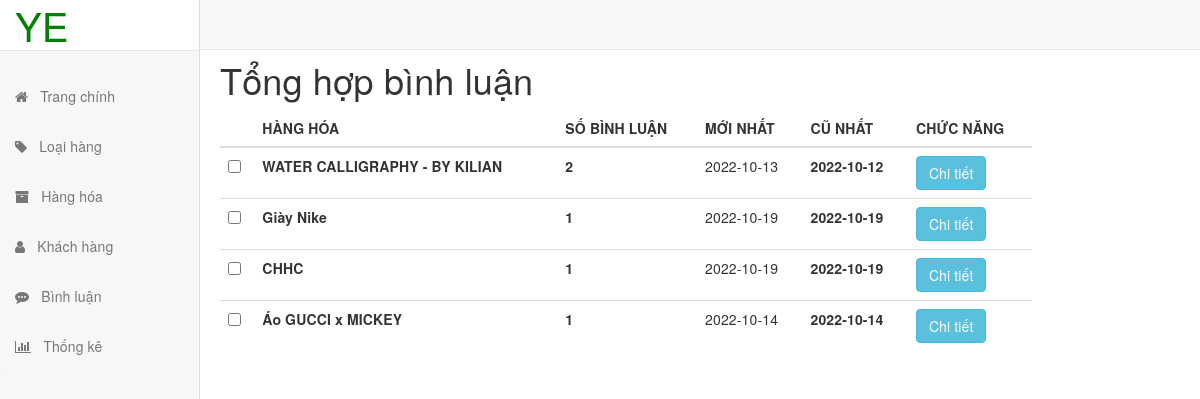
The page /admin/binh-luan/index.php on the database its author committed.
### tables this page shows
CREATE TABLE `hang_hoa` (
  `ma_hh` int(11) NOT NULL,
  `ten_hh` varchar(50) NOT NULL,
  `don_gia` float NOT NULL,
  `giam_gia` float NOT NULL,
  `hinh` varchar(50) NOT NULL,
  `ngay_nhap` date NOT NULL,
  `mo_ta` varchar(2000) NOT NULL,
  `dac_biet` tinyint(1) NOT NULL DEFAULT 0,
  `so_luot_xem` int(11) NOT NULL DEFAULT 0,
  `ma_loai` int(11) NOT NULL
);

### PDO/pdo.php (called while the page is built, shortened)
<?php
function pdo_get_connection()
{
    $severname = "localhost";
    $username = "root";
    $password = "";
    try {
        $conn = new PDO("mysql:host=$severname;dbname=DuAnMau", $username, $password);
        $conn->setAttribute(PDO::ATTR_ERRMODE, PDO::ERRMODE_EXCEPTION);
        return $conn;
    } catch (PDOException $e) {
        echo "Lỗi kết nối: " . $e->getMessage();
    }
}
function pdo_query($sql)
{
    $sql_args = array_slice(func_get_args(), 1);
    try {
        $conn = pdo_get_connection();
        $stmt = $conn->prepare($sql);
        $stmt->execute($sql_args);
        $rows = $stmt->fetchAll(PDO::FETCH_ASSOC);
        return $rows;
    } catch (PDOException $e) {
        throw $e;
    } finally {
        unset($conn);
    }
}

### PDO/thong_ke.php (called while the page is built, shortened)
<?php
require_once "pdo.php";
function thong_ke_binh_luan()
{
    $sql = "SELECT hh.ma_hh, hh.ten_hh, COUNT(*) so_luong,
               MIN(bl.ngay_bl) cu_nhat, MAX(bl.ngay_bl) moi_nhat
               FROM binh_luan bl JOIN hang_hoa hh
               ON hh.ma_hh = bl.ma_hh GROUP BY hh.ma_hh, hh.ten_hh HAVING so_luong > 0";
    return pdo_query($sql);
}

### admin/binh-luan/index.php (the view, shortened to what this page needs)
<?php
require "../../PDO/pdo.php";
require "../../PDO/thong_ke.php";
$tkbl = thong_ke_binh_luan();
?>
<!DOCTYPE html>
<html lang="en">
<head>
    <link rel="stylesheet" href="../../assets/css/admin.css">
    <link rel="stylesheet" href="https://maxcdn.bootstrapcdn.com/bootstrap/3.3.7/css/bootstrap.min.css">
    <link rel="stylesheet" href="https://maxcdn.bootstrapcdn.com/font-awesome/4.7.0/css/font-awesome.min.css
">
    <link rel="stylesheet" href="https://code.jquery.com/jquery-3.1.1.min.js">
    <link rel="stylesheet" href="https://maxcdn.bootstrapcdn.com/bootstrap/3.3.7/js/bootstrap.min.js">
</head>
<body>
    <nav class="mnb navbar navbar-default navbar-fixed-top">
        <div class="container-fluid">
        </div>
    </nav>
    <?php
    require "../menu.php";
    ?>
    <div class="mcw" style="margin-top: 6rem;">
        <div class="cv">
            <div>
                <div style="margin-left: 2rem" class="inbox">
                    <div class="inbox-sb">
                        <h1>Tổng hợp bình luận</h1>
                    </div>
                    <div class="inbox-bx container-fluid">
                        <div class="row">
                            <div class="col-md-10">
                                <table class="table table-stripped">
                                    <thead>
                                        <tr>
                                            <th scope="col"></th>
                                            <th scope="col">HÀNG HÓA</th>
                                            <th scope="col">SỐ BÌNH LUẬN</th>
                                            <th scope="col">MỚI NHẤT</th>
                                            <th scope="col">CŨ NHẤT</th>
                                            <th scope="col">CHỨC NĂNG</th>
                                        </tr>
                                    </thead>
                                    <tbody>
                                        <?php
                                        foreach ($tkbl as $bl) {
                                            extract($bl);
                                            $detail_link = "details.php?ma_hh=" . $ma_hh;
                                        ?>
                                            <tr>
                                                <td><input type="checkbox" /></td>
                                                <th scope="row"><?php echo $ten_hh ?></th>
                                                <th scope="row"><?php echo $so_luong ?></th>
                                                <td scope="row"><?php echo $moi_nhat ?></td>
                                                <th scope="row"><?php echo $cu_nhat ?></th>
                                                <td>
                                                    <a href=" <?php echo $detail_link ?>" class="btn btn-info">Chi tiết</a>
                                                </td>
                                            </tr>
                                        <?php
                                        }
                                        ?>
                                    </tbody>
                                </table>
                            </div>
                        </div>
                    </div>
                </div>
            </div>
        </div>
    </div>
</body>
</html>

### assets/css/admin.css (style rules this page uses)
body { margin-top: 50px; background-color: #fff; font-family: Arial, sans-serif; font-size: 14px; letter-spacing: 0.01em; color: #39464e; }
.navbar-default { background-color: #fff; margin-left: 200px; }
.mcw { margin-left: 200px; position: relative; min-height: 100%; }
a, a:focus, a:hover { text-decoration: none; }
.inbox .container-fluid { padding-left: 0; padding-right: 0; }
.msb, .mnb { -moz-animation: slidein 300ms forwards; -o-animation: slidein 300ms forwards; -webkit-animation: slidein 300ms forwards; animation: slidein 300ms forwards; -webkit-transform-style: preserve-3d; transform-style: preserve-3d; }
.mcw { -moz-animation: bodyslidein 300ms forwards; -o-animation: bodyslidein 300ms forwards; -webkit-animation: bodyslidein 300ms forwards; animation: bodyslidein 300ms forwards; -webkit-transform-style: preserve-3d; transform-style: preserve-3d; }

### rows shown on the page
hang_hoa: ten_hh "WATER CALLIGRAPHY - BY KILIAN", so_luong "2", moi_nhat "2022-10-13", cu_nhat "2022-10-12"
hang_hoa: ten_hh "Giày Nike", so_luong "1", moi_nhat "2022-10-19", cu_nhat "2022-10-19"
hang_hoa: ten_hh "CHHC", so_luong "1", moi_nhat "2022-10-19", cu_nhat "2022-10-19"
hang_hoa: ten_hh "Áo GUCCI x MICKEY", so_luong "1", moi_nhat "2022-10-14", cu_nhat "2022-10-14"
